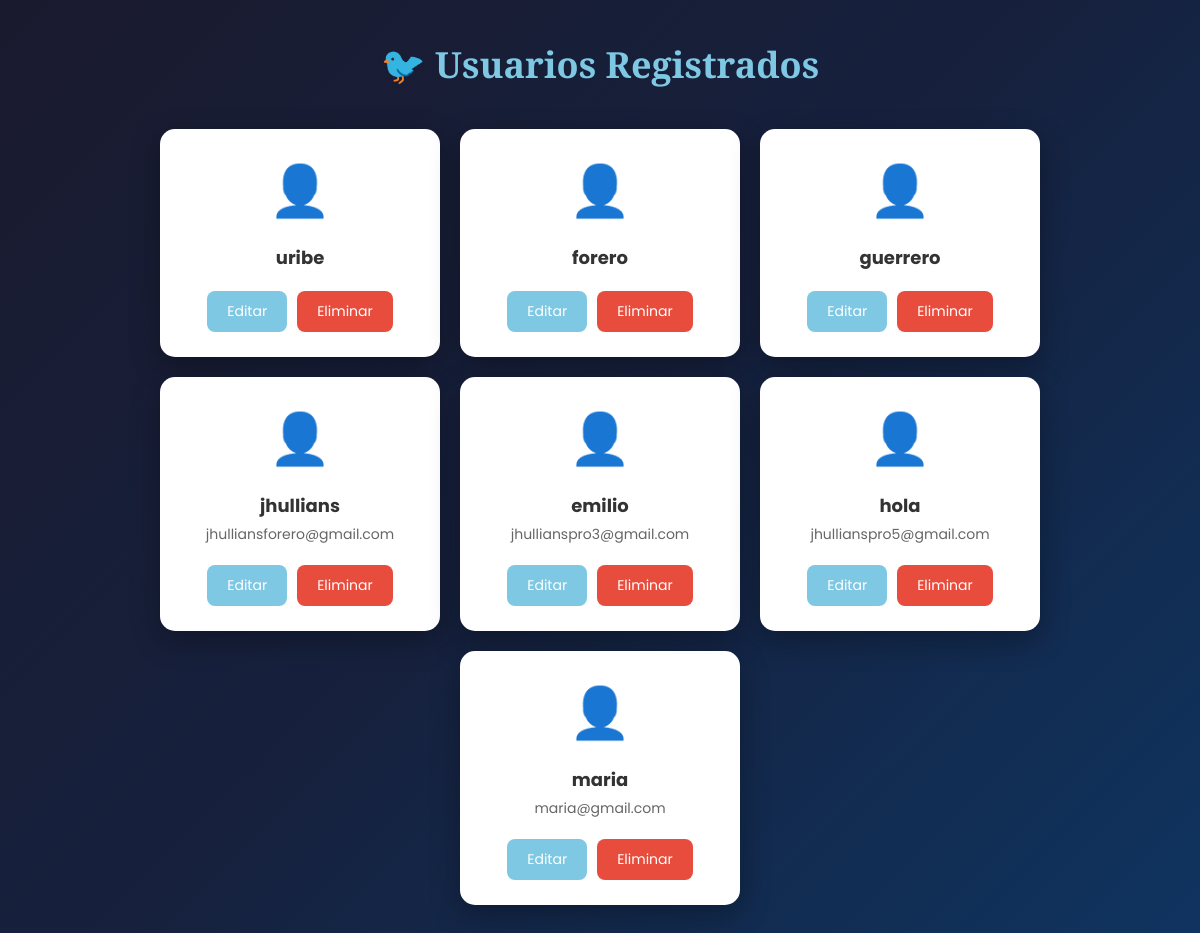
Screenshot of /usuarios/ with the database file from the repository.
### vistas/models.py (models this page shows, shortened)
class Practica(models.Model):
    username = models.CharField(max_length=150, unique=True)
    email = models.EmailField(max_length=150, default='')
    password = models.CharField(max_length=128)

### vistas/views.py (the view)
# urls.py: path('usuarios/', views.lista_usuarios, name="lista_usuarios"),
def lista_usuarios(request):
    usuarios = Practica.objects.all()
    info = {
        'usuarios': usuarios
    }
    return render(request, "lista_usuarios.html", info)

### vistas/templates/lista_usuarios.html (shortened to what this page needs)
<!DOCTYPE html>
<html lang="es">
<head>
</head>
<body>
    <div class="contenedor">
        <h1>🐦 Usuarios Registrados</h1>
        {% if usuarios %}
            <div class="usuarios-lista">
                {% for usuario in usuarios %}
                    <div class="usuario-card">
                        <div class="usuario-icono">👤</div>
                        <p><strong>{{ usuario.username }}</strong></p>
                        <p class="email">{{ usuario.email }}</p>
                        <div class="botones">
                            <a href="{% url 'editar_usuario' usuario.id %}" class="btn-actualizar">Editar</a>
                            <a href="{% url 'eliminar_usuario' usuario.id %}" class="btn-eliminar">Eliminar</a>
                        </div>
                    </div>
                {% endfor %}
            </div>
        {% else %}
            <p class="sin-usuarios">No hay usuarios registrados.</p>
        {% endif %}
    </div>
</body>
</html>

### vistas/templates/lista_usuarios.html (style rules this page uses)
* { margin: 0; padding: 0; box-sizing: border-box; }
body { font-family: 'Poppins', sans-serif; min-height: 100vh; background: linear-gradient(135deg, #1a1a2e 0%, #16213e 50%, #0f3460 100%); padding: 40px 20px; }
.contenedor { max-width: 1000px; margin: 0 auto; }
h1 { text-align: center; color: #7ec8e3; font-family: 'Playfair Display', serif; font-size: 36px; margin-bottom: 40px; }
.usuarios-lista { display: flex; flex-wrap: wrap; justify-content: center; gap: 20px; }
.usuario-card { background: #ffffff; padding: 25px; border-radius: 15px; text-align: center; width: 280px; box-shadow: 0 10px 30px rgba(0,0,0,0.3); }
.usuario-icono { font-size: 50px; margin-bottom: 15px; }
.usuario-card p { font-size: 18px; color: #333; margin-bottom: 5px; }
.usuario-card .email { font-size: 14px; color: #666; margin-bottom: 20px; }
.botones { display: flex; gap: 10px; justify-content: center; }
.btn-actualizar { background-color: #7ec8e3; color: white; border: none; padding: 10px 20px; border-radius: 8px; cursor: pointer; text-decoration: none; font-size: 14px; transition: background 0.3s; }
.btn-eliminar { background-color: #e74c3c; color: white; border: none; padding: 10px 20px; border-radius: 8px; cursor: pointer; text-decoration: none; font-size: 14px; transition: background 0.3s; }

### rows the page displays
Practica: username "uribe"
Practica: username "forero"
Practica: username "guerrero"
Practica: username "jhullians", email "jhulliansforero@gmail.com"
Practica: username "emilio", email "jhullianspro3@gmail.com"
Practica: username "hola", email "jhullianspro5@gmail.com"
Practica: username "maria", email "maria@gmail.com"
